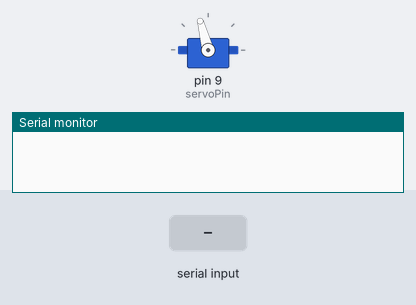
Simulated run of this sketch. Board: Arduino Uno, built with avr-gcc and run on an emulated ATmega328P. On the bench: servo, the last lines printed to the serial monitor. The inputs (shaded band) are chosen by the test bench.

Above: at 1.2 s.
1.3 s: "90,45\n" received over Serial
At 1.9 s:
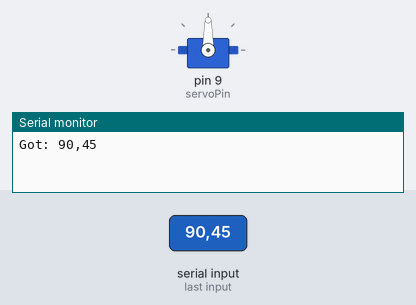
2.8 s: "5\n" received over Serial
At 4.0 s:
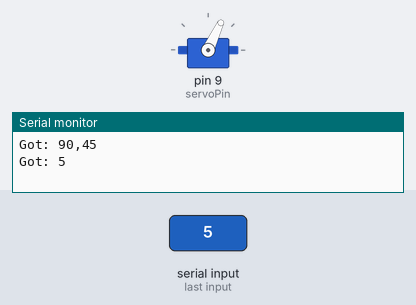
4.3 s: "200\n" received over Serial
At 5.3 s:
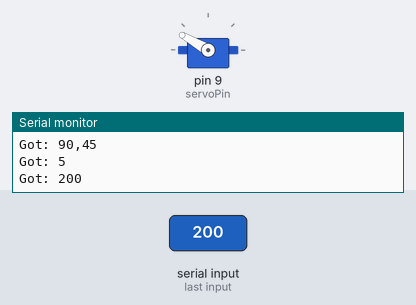
5.8 s: "30,150\n" received over Serial
At 6.6 s:
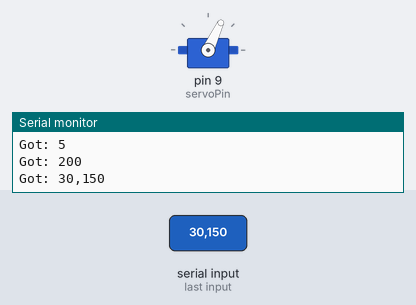
7.3 s: "90\n" received over Serial
At 8.8 s:
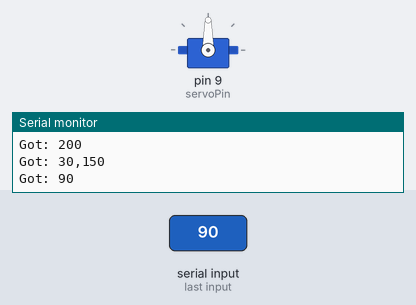
Timing chart, 0 to 9.8 s (numbered marks = the images above; inputs shaded):
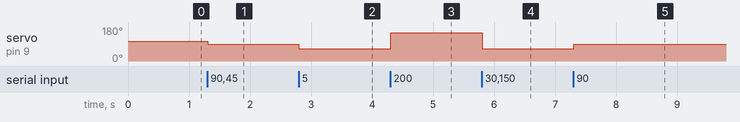

The sketch:

ball_beam_controller.ino
```cpp
#include <Servo.h>
Servo myservo;
const int servoPin=9;


void setup() {
  Serial.begin(9600);
  myservo.attach(servoPin);
  myservo.write(105);
  // put your setup code here, to run once:

}

void loop() {
  if (Serial.available()){
    String input = Serial.readStringUntil('\n');
    input.trim();
    Serial.print("Got: ");
    Serial.println(input);
    if (input.length()>0){
      int angle=input.toInt();
      angle=constrain(angle,65,150);
      myservo.write(angle);

    }
  }
  // put your main code here, to run repeatedly:

}
```

Measured:
- after the input at 1.3 s, servo on pin 9 (servoPin): 105° → 90° at once
- after the input at 2.8 s, servo on pin 9 (servoPin): 90° → 65° at once
- after the input at 4.3 s, servo on pin 9 (servoPin): 65° → 150° at once
- after the input at 5.8 s, servo on pin 9 (servoPin): 150° → 65° at once
- after the input at 7.3 s, servo on pin 9 (servoPin): 65° → 90° at once
